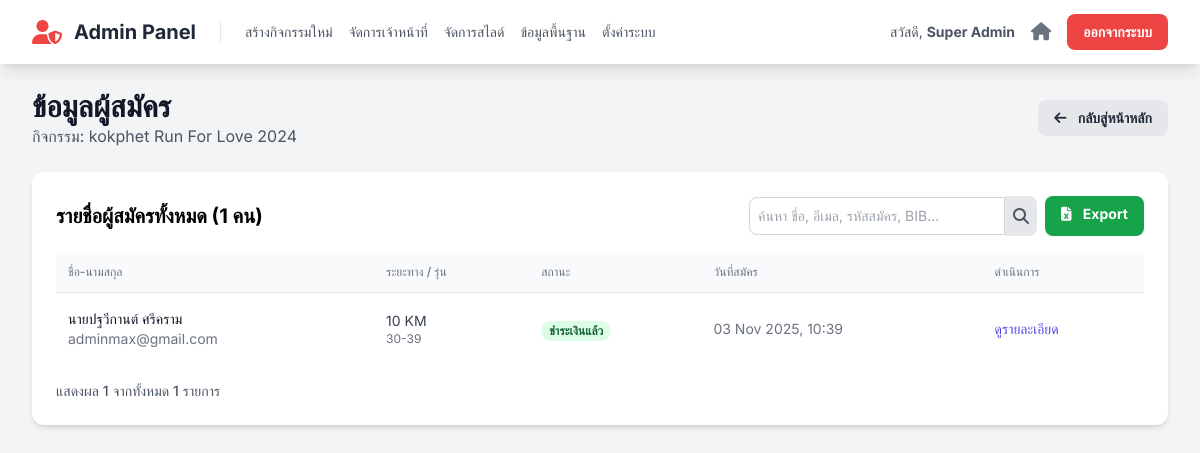
The app's page /admin/registrants.php?event_id=1 (signed in) with its own data.
### tables this page shows
CREATE TABLE `events` (
  `id` int(11) NOT NULL,
  `event_code` varchar(50) NOT NULL COMMENT 'รหัสอ้างอิงกิจกรรม เช่น sskpa-run-25',
  `name` varchar(255) NOT NULL COMMENT 'ชื่อกิจกรรม',
  `slogan` varchar(255) DEFAULT NULL,
  `theme_color` varchar(20) NOT NULL DEFAULT 'indigo',
  `color_code` varchar(7) NOT NULL DEFAULT '#4f46e5',
  `logo_text` varchar(100) DEFAULT NULL,
  `is_visible` tinyint(1) NOT NULL DEFAULT 1,
  `is_cancelled` tinyint(1) NOT NULL DEFAULT 0,
  `sort_order` int(11) NOT NULL DEFAULT 0,
  `is_registration_open` tinyint(1) NOT NULL DEFAULT 0 COMMENT '0=ปิด, 1=เปิด',
  `organizer` varchar(255) DEFAULT NULL,
  `organizer_phone` varchar(50) DEFAULT NULL,
  `organizer_email` varchar(100) DEFAULT NULL,
  `organizer_line_id` varchar(100) DEFAULT NULL,
  `organizer_logo_url` text DEFAULT NULL,
  `contact_person_name` varchar(255) DEFAULT NULL,
  `contact_person_phone` varchar(50) DEFAULT NULL,
  `payment_bank` varchar(100) DEFAULT NULL,
  `payment_account_name` varchar(255) DEFAULT NULL,
  `payment_account_number` varchar(50) DEFAULT NULL,
  `payment_qr_code_url` text DEFAULT NULL,
  `start_date` datetime NOT NULL,
  `cover_image_url` text DEFAULT NULL,
  `card_thumbnail_url` text DEFAULT NULL,
  `map_embed_url` text DEFAULT NULL,
  `map_direction_url` text DEFAULT NULL,
  `description` text DEFAULT NULL,
  `awards_description` text DEFAULT NULL,
  `bib_prefix` varchar(20) DEFAULT NULL COMMENT 'คำนำหน้า BIB',
  `bib_start_number` int(11) NOT NULL DEFAULT 1 COMMENT 'เลข BIB เริ่มต้น',
  `bib_padding` int(11) NOT NULL DEFAULT 4 COMMENT 'จำนวนหลักของเลข BIB',
  `bib_next_number` int(11) DEFAULT NULL COMMENT 'เลข BIB ลำดับถัดไปที่จะใช้',
  `corral_settings` longtext DEFAULT NULL COMMENT 'การตั้งค่ากลุ่มปล่อยตัว' CHECK (json_valid(`corral_settings`)),
  `bib_background_url` text DEFAULT NULL COMMENT 'Path to custom BIB background image'
);

CREATE TABLE `registrations` (
  `id` int(11) NOT NULL,
  `registration_code` varchar(20) NOT NULL COMMENT 'รหัสการสมัคร เช่น R001',
  `user_id` int(11) DEFAULT NULL COMMENT 'เชื่อมกับตาราง users ถ้าสมัครแบบ login',
  `event_id` int(11) NOT NULL,
  `distance_id` int(11) NOT NULL,
  `race_category_id` int(11) DEFAULT NULL,
  `bib_number` varchar(20) DEFAULT NULL,
  `corral` varchar(10) DEFAULT NULL COMMENT 'กลุ่มปล่อยตัวที่นักวิ่งถูกจัดให้อยู่',
  `shirt_size` varchar(10) NOT NULL,
  `status` enum('รอชำระเงิน','รอตรวจสอบ','ชำระเงินแล้ว') NOT NULL DEFAULT 'รอชำระเงิน',
  `payment_slip_url` text DEFAULT NULL,
  `registered_at` timestamp NOT NULL DEFAULT current_timestamp(),
  `title` varchar(50) NOT NULL,
  `first_name` varchar(255) NOT NULL,
  `last_name` varchar(255) NOT NULL,
  `gender` varchar(50) DEFAULT NULL,
  `email` varchar(255) NOT NULL,
  `phone` varchar(50) NOT NULL,
  `line_id` varchar(100) DEFAULT NULL,
  `thai_id` varchar(13) NOT NULL,
  `birth_date` date DEFAULT NULL,
  `disease` varchar(255) DEFAULT 'ไม่มีโรคประจำตัว',
  `disease_detail` text DEFAULT NULL,
  `emergency_contact_name` varchar(255) DEFAULT NULL,
  `emergency_contact_phone` varchar(50) DEFAULT NULL
);

CREATE TABLE `distances` (
  `id` int(11) NOT NULL,
  `event_id` int(11) NOT NULL,
  `name` varchar(100) NOT NULL COMMENT 'ชื่อระยะทาง เช่น 10 KM',
  `price` decimal(10,2) NOT NULL COMMENT 'ค่าสมัคร',
  `category` varchar(100) DEFAULT NULL COMMENT 'ประเภท เช่น Fun Run',
  `bib_color` varchar(7) DEFAULT '#4f46e5' COMMENT 'รหัสสีสำหรับพื้นหลัง BIB ของระยะนี้',
  `bib_prefix` varchar(20) DEFAULT NULL COMMENT 'คำนำหน้าเลข BIB สำหรับระยะนี้',
  `bib_start_number` int(11) DEFAULT 1 COMMENT 'เลข BIB เริ่มต้นสำหรับระยะนี้',
  `bib_padding` int(11) DEFAULT 4 COMMENT 'จำนวนหลักของเลข BIB',
  `bib_next_number` int(11) DEFAULT NULL COMMENT 'เลข BIB ลำดับถัดไปที่จะใช้'
);

CREATE TABLE `race_categories` (
  `id` int(11) NOT NULL,
  `event_id` int(11) NOT NULL,
  `distance` varchar(100) NOT NULL,
  `name` varchar(255) NOT NULL,
  `gender` enum('ชาย','หญิง') NOT NULL,
  `minAge` int(11) NOT NULL DEFAULT 0,
  `maxAge` int(11) NOT NULL DEFAULT 99
);

### functions.php (called while the page is built, shortened)
<?php
function e($data) {
    return htmlspecialchars($data ?? '', ENT_QUOTES, 'UTF-8');
}
?>

### admin/registrants.php (the view, shortened to what this page needs)
<?php
require_once '../config.php';
require_once '../functions.php';
$event_id = intval($_GET['event_id']);
$event_stmt = $mysqli->prepare("SELECT name FROM events WHERE id = ?");
$event_stmt->bind_param("i", $event_id);
$event_stmt->execute();
$event_result = $event_stmt->get_result();
$event = $event_result->fetch_assoc();
$event_name = $event['name'];
$limit = 10;
$page = isset($_GET['page']) && is_numeric($_GET['page']) ? (int)$_GET['page'] : 1;
$offset = ($page - 1) * $limit;
$search_term = isset($_GET['search']) ? trim($_GET['search']) : '';
$base_query = "FROM registrations r
               JOIN distances d ON r.distance_id = d.id
               LEFT JOIN race_categories rc ON r.race_category_id = rc.id
               WHERE r.event_id = ?";
$where_clause = '';
$params_where = [$event_id];
$types_where = 'i';
$count_query = "SELECT COUNT(r.id) " . $base_query . $where_clause;
$count_stmt = $mysqli->prepare($count_query);
$count_stmt->bind_param($types_where, ...$params_where);
$count_stmt->execute();
$total_records = $count_stmt->get_result()->fetch_row()[0];
$select_fields = "SELECT r.id, r.title, r.first_name, r.last_name, r.email, r.status, r.registered_at, d.name as distance_name, rc.name as category_name ";
$limit_clause = " ORDER BY r.registered_at DESC LIMIT ? OFFSET ?";
$params_main = $params_where;
$types_main = $types_where;
$params_main[] = $limit;
$params_main[] = $offset;
$types_main .= 'ii';
$registrants_query = $select_fields . $base_query . $where_clause . $limit_clause;
$registrants_stmt = $mysqli->prepare($registrants_query);
$registrants_stmt->bind_param($types_main, ...$params_main);
$registrants_stmt->execute();
$registrants = $registrants_stmt->get_result()->fetch_all(MYSQLI_ASSOC);
include 'partials/header.php';
?>
<div class="flex justify-between items-center mb-6">
    <div>
        <h1 class="text-3xl font-bold text-gray-900">ข้อมูลผู้สมัคร</h1>
        <p class="text-gray-600">กิจกรรม: <?= e($event_name) ?></p>
    </div>
    <a href="index.php" class="bg-gray-200 hover:bg-gray-300 text-gray-800 font-bold py-2 px-4 rounded-lg text-sm">
        <i class="fa-solid fa-arrow-left mr-2"></i> กลับสู่หน้าหลัก
    </a>
</div>
<div class="bg-white p-6 rounded-xl shadow-md">
    <div class="mb-4 flex flex-col md:flex-row justify-between items-center gap-4">
        <h2 class="text-xl font-bold">รายชื่อผู้สมัครทั้งหมด (<?= number_format($total_records) ?> คน)</h2>
        <div class="flex gap-2">
            <form action="registrants.php" method="GET" class="flex items-center">
                <input type="text" name="search" value="<?= e($search_term) ?>" placeholder="ค้นหา ชื่อ, อีเมล, รหัสสมัคร, BIB..." class="border border-gray-300 rounded-l-lg p-2 text-sm w-64">
                <button type="submit" class="bg-gray-200 hover:bg-gray-300 p-2 rounded-r-lg text-gray-600"><i class="fa fa-search"></i></button>
            </form>
            <a href="../actions/export_registrants.php?event_id=<?= e($event_id) ?>&search=<?= urlencode($search_term) ?>" class="bg-green-600 hover:bg-green-700 text-white font-bold py-2 px-4 rounded-lg text-sm">
                <i class="fa-solid fa-file-excel mr-2"></i> Export
            </a>
        </div>
    </div>
    <div class="overflow-x-auto">
        <table class="min-w-full divide-y divide-gray-200">
            <thead class="bg-gray-50">
                <tr>
                    <th class="px-3 py-3 text-left text-xs font-medium text-gray-500 uppercase">ชื่อ-นามสกุล</th>
                    <th class="px-3 py-3 text-left text-xs font-medium text-gray-500 uppercase">ระยะทาง / รุ่น</th>
                    <th class="px-3 py-3 text-left text-xs font-medium text-gray-500 uppercase">สถานะ</th>
                    <th class="px-3 py-3 text-left text-xs font-medium text-gray-500 uppercase">วันที่สมัคร</th>
                    <th class="px-3 py-3 text-left text-xs font-medium text-gray-500 uppercase">ดำเนินการ</th>
                </tr>
            </thead>
            <tbody class="bg-white divide-y divide-gray-200">
                <?php if (empty($registrants)): ?>
                    <tr><td colspan="5" class="text-center py-6 text-gray-500">ไม่พบข้อมูลผู้สมัครที่ตรงกับเงื่อนไข</td></tr>
                <?php else: ?>
                    <?php foreach($registrants as $reg):
                        $status_color = 'gray';
                        if ($reg['status'] == 'ชำระเงินแล้ว') $status_color = 'green';
                    ?>
                    <tr>
                        <td class="px-3 py-4 whitespace-nowrap">
                            <div class="text-sm font-medium text-gray-900"><?= e($reg['title'] . $reg['first_name'] . ' ' . $reg['last_name']) ?></div>
                            <div class="text-sm text-gray-500"><?= e($reg['email']) ?></div>
                        </td>
                        <td class="px-3 py-4 whitespace-nowrap text-sm text-gray-700">
                            <div><?= e($reg['distance_name']) ?></div>
                            <div class="text-xs text-gray-500"><?= e($reg['category_name'] ?: '-') ?></div>
                        </td>
                        <td class="px-3 py-4 whitespace-nowrap">
                            <span class="px-2 inline-flex text-xs leading-5 font-semibold rounded-full bg-<?= $status_color ?>-100 text-<?= $status_color ?>-800">
                                <?= e($reg['status']) ?>
                            </span>
                        </td>
                        <td class="px-3 py-4 whitespace-nowrap text-sm text-gray-500">
                            <?= date("d M Y, H:i", strtotime($reg['registered_at'])) ?>
                        </td>
                        <td class="px-3 py-4 whitespace-nowrap text-sm font-medium">
                            <a href="registrant_detail.php?reg_id=<?= e($reg['id']) ?>" class="text-indigo-600 hover:text-indigo-900">ดูรายละเอียด</a>
                        </td>
                    </tr>
                    <?php endforeach; ?>
                <?php endif; ?>
            </tbody>
        </table>
    </div>
    <div class="mt-4 flex justify-between items-center text-sm">
        <p class="text-gray-600">
            แสดงผล <span class="font-medium"><?= count($registrants) ?></span> จากทั้งหมด <span class="font-medium"><?= number_format($total_records) ?></span> รายการ
        </p>
    </div>
</div>
<?php
include 'partials/footer.php';
?>

### admin/partials/header.php (style rules this page uses)
body { font-family: 'Inter', 'Sarabun', sans-serif; }

### records on screen
events: name "kokphet Run For Love 2024"
registrations: title+first_name+last_name "นายปฐวีกานต์ ศรีคราม", email "adminmax@gmail.com", distance.name "10 KM", race_category.name "30-39", status "ชำระเงินแล้ว", registered_at "03 Nov 2025, 10:39"

### other values on screen
$staff_info['full_name'] "Super Admin"
$total_records "1"
count($registrants) "1"
